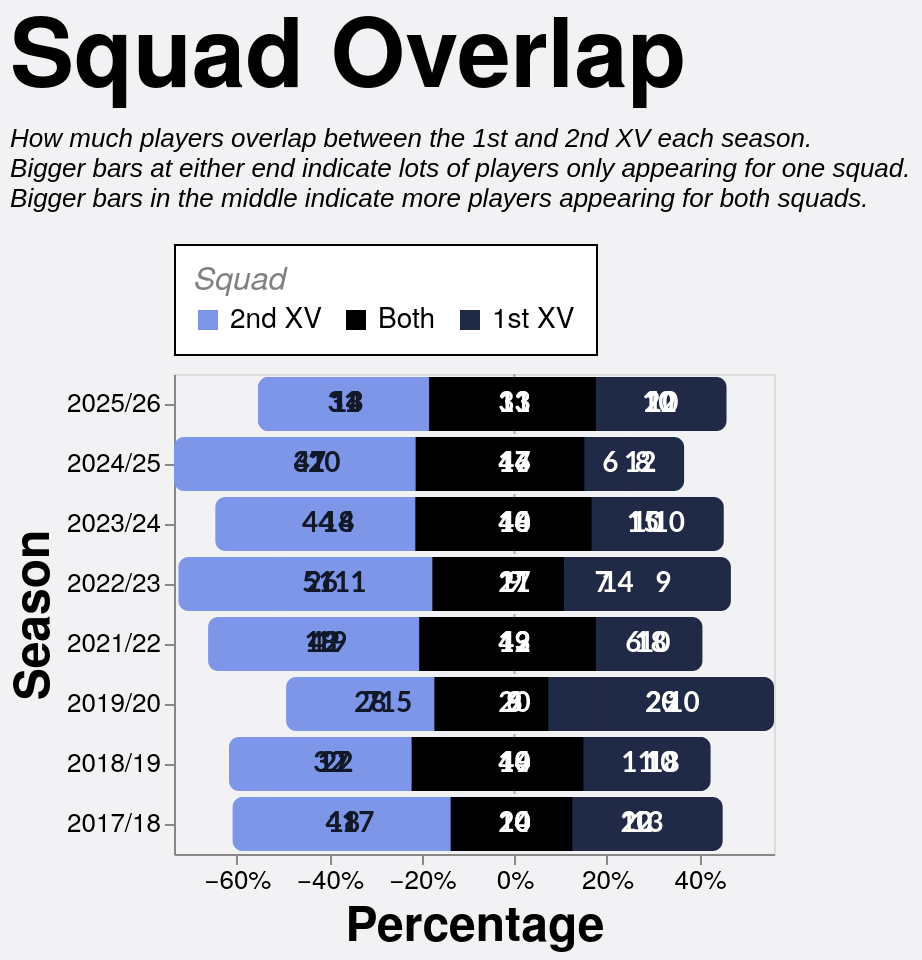

Vega-Lite specification stored for this chart:
### Vega-Lite specification from a JSON file in a GitHub repository (floating-point values rounded to 4 significant figures)
{"config": {"axis": {"labelFont": "PT Sans Narrow, Helvetica Neue, Helvetica, Arial, sans-serif", "titleFont": "PT Sans Narrow, Helvetica Neue, Helvetica, Arial, sans-serif", "labelFontSize": 13, "titleFontSize": 24, "gridColor": "#202947", "gridOpacity": 0.2, "zindex": 1}, "text": {"font": "Lato, sans-serif"}, "bar": {"cornerRadiusEnd": 5}, "header": {"labelFont": "PT Sans Narrow, Helvetica Neue, Helvetica, Arial, sans-serif", "titleFont": "PT Sans Narrow, Helvetica Neue, Helvetica, Arial, sans-serif", "labelFontSize": 24, "titleFontSize": 28, "labelFontWeight": "bold", "orient": "left"}, "legend": {"labelFont": "PT Sans Narrow, Helvetica Neue, Helvetica, Arial, sans-serif", "titleFont": "PT Sans Narrow, Helvetica Neue, Helvetica, Arial, sans-serif", "labelFontSize": 14, "titleFontSize": 16, "titlePadding": 5, "fillColor": "white", "strokeColor": "black", "padding": 10, "titleFontWeight": "lighter", "titleFontStyle": "italic", "titleColor": "gray", "offset": 10}, "title": {"font": "PT Sans Narrow, Helvetica Neue, Helvetica, Arial, sans-serif", "fontSize": 48, "fontWeight": "bold", "anchor": "start", "align": "center", "titlePadding": 20, "subtitlePadding": 10, "subtitleFontSize": 13, "subtitleColor": "", "subtitleFontStyle": "italic", "offset": 15, "color": "black"}, "axisX": {"labelAngle": 0}, "facet": {"title": null, "header": null, "align": {"row": "each", "column": "each"}}, "resolve": {"scale": {"y": "independent", "facet": "independent"}}, "background": "#f2f1f4", "scale": {"offsetBandPaddingOuter": 0.2, "offsetBandPaddingInner": 0.1}}, "layer": [{"data": {"name": "data-d285a7403ed98ae579761d64a864032b"}, "mark": {"type": "rule", "color": "#000000", "opacity": 0.3, "size": 1, "strokeDash": [2, 2]}, "encoding": {"x": {"field": "x", "type": "quantitative"}}}, {"layer": [{"mark": {"type": "bar", "cornerRadiusBottomLeft": 5, "cornerRadiusBottomRight": 0, "cornerRadiusTopLeft": 5, "cornerRadiusTopRight": 0}, "encoding": {"color": {"field": "category", "legend": {"orient": "top", "title": "Squad", "values": ["2nd XV", "Both", "1st XV"]}, "scale": {"domain": ["1st XV", "Both", "2nd XV"], "range": ["#202946", "#000000", "#7d96e8"]}, "type": "nominal"}, "order": {"field": "render_priority", "sort": "ascending", "type": "quantitative"}, "tooltip": [{"field": "season", "title": "Season", "type": "ordinal"}, {"field": "unit", "title": "Unit", "type": "nominal"}, {"field": "category", "title": "Pattern", "type": "nominal"}, {"field": "category_group", "title": "Appearance", "type": "nominal"}, {"field": "players", "title": "Players", "type": "quantitative"}, {"field": "percentage", "format": ".1%", "title": "Percentage", "type": "quantitative"}], "x": {"axis": {"format": "%", "grid": false}, "field": "percentage_start", "scale": {"nice": false}, "title": "Percentage", "type": "quantitative"}, "x2": {"field": "percentage_end"}, "y": {"field": "season", "sort": "descending", "title": "Season", "type": "ordinal"}}, "transform": [{"filter": "datum.category === '2nd XV'"}]}, {"mark": {"type": "bar", "cornerRadiusBottomLeft": 0, "cornerRadiusBottomRight": 0, "cornerRadiusTopLeft": 0, "cornerRadiusTopRight": 0}, "encoding": {"color": {"field": "category", "legend": {"orient": "top", "title": "Squad", "values": ["2nd XV", "Both", "1st XV"]}, "scale": {"domain": ["1st XV", "Both", "2nd XV"], "range": ["#202946", "#000000", "#7d96e8"]}, "type": "nominal"}, "order": {"field": "render_priority", "sort": "ascending", "type": "quantitative"}, "tooltip": [{"field": "season", "title": "Season", "type": "ordinal"}, {"field": "unit", "title": "Unit", "type": "nominal"}, {"field": "category", "title": "Pattern", "type": "nominal"}, {"field": "category_group", "title": "Appearance", "type": "nominal"}, {"field": "players", "title": "Players", "type": "quantitative"}, {"field": "percentage", "format": ".1%", "title": "Percentage", "type": "quantitative"}], "x": {"axis": {"format": "%", "grid": false}, "field": "percentage_start", "scale": {"nice": false}, "title": "Percentage", "type": "quantitative"}, "x2": {"field": "percentage_end"}, "y": {"field": "season", "sort": "descending", "title": "Season", "type": "ordinal"}}, "transform": [{"filter": "datum.category === 'Both'"}]}, {"mark": {"type": "bar", "cornerRadiusBottomLeft": 0, "cornerRadiusBottomRight": 5, "cornerRadiusTopLeft": 0, "cornerRadiusTopRight": 5}, "encoding": {"color": {"field": "category", "legend": {"orient": "top", "title": "Squad", "values": ["2nd XV", "Both", "1st XV"]}, "scale": {"domain": ["1st XV", "Both", "2nd XV"], "range": ["#202946", "#000000", "#7d96e8"]}, "type": "nominal"}, "order": {"field": "render_priority", "sort": "ascending", "type": "quantitative"}, "tooltip": [{"field": "season", "title": "Season", "type": "ordinal"}, {"field": "unit", "title": "Unit", "type": "nominal"}, {"field": "category", "title": "Pattern", "type": "nominal"}, {"field": "category_group", "title": "Appearance", "type": "nominal"}, {"field": "players", "title": "Players", "type": "quantitative"}, {"field": "percentage", "format": ".1%", "title": "Percentage", "type": "quantitative"}], "x": {"axis": {"format": "%", "grid": false}, "field": "percentage_start", "scale": {"nice": false}, "title": "Percentage", "type": "quantitative"}, "x2": {"field": "percentage_end"}, "y": {"field": "season", "sort": "descending", "title": "Season", "type": "ordinal"}}, "transform": [{"filter": "datum.category === '1st XV'"}]}], "data": {"name": "data-cdba9ced686279480d2e19f287eef076"}}, {"data": {"name": "data-cdba9ced686279480d2e19f287eef076"}, "mark": {"type": "text", "align": "center", "baseline": "middle", "fontSize": 14, "fontWeight": "bold"}, "encoding": {"color": {"field": "label_color", "legend": null, "scale": null, "type": "nominal"}, "text": {"field": "players", "format": ".0f", "type": "quantitative"}, "x": {"field": "label_position", "type": "quantitative"}, "y": {"field": "season", "sort": "descending", "title": "Season", "type": "ordinal"}}, "transform": [{"filter": "datum.percentage >= 0.035"}]}], "height": {"step": 30}, "resolve": {"scale": {"x": "shared"}}, "title": {"text": "Squad Overlap", "subtitle": ["How much players overlap between the 1st and 2nd XV each season.", "Bigger bars at either end indicate lots of players only appearing for one squad.", "Bigger bars in the middle indicate more players appearing for both squads."]}, "width": 300, "$schema": "https://vega.github.io/schema/vega-lite/v5.20.1.json", "datasets": {"data-d285a7403ed98ae579761d64a864032b": [{"x": 0}], "data-cdba9ced686279480d2e19f287eef076": [{"type_code": -1, "season": "2017/18", "unit": "Total", "category": "2nd XV", "players": 41, "category_group": "One squad", "render_priority": 0, "percentage": 0.4713, "percentage_end": -0.1379, "percentage_start": -0.6092, "label_position": -0.3736, "label_color": "#111827", "unit_order": 0}, {"type_code": 0, "season": "2017/18", "unit": "Total", "category": "Both", "players": 24, "category_group": "Both squads", "render_priority": 1, "percentage": 0.2759, "percentage_end": 0.1379, "percentage_start": -0.1379, "label_position": -5.551e-17, "label_color": "white", "unit_order": 0}, {"type_code": 1, "season": "2017/18", "unit": "Total", "category": "1st XV", "players": 22, "category_group": "One squad", "render_priority": 0, "percentage": 0.2529, "percentage_end": 0.3908, "percentage_start": 0.1379, "label_position": 0.2644, "label_color": "white", "unit_order": 0}, {"type_code": -1, "season": "2017/18", "unit": "Forwards", "category": "2nd XV", "players": 18, "category_group": "One squad", "render_priority": 0, "percentage": 0.4737, "percentage_end": -0.1316, "percentage_start": -0.6053, "label_position": -0.3684, "label_color": "#111827", "unit_order": 1}, {"type_code": 0, "season": "2017/18", "unit": "Forwards", "category": "Both", "players": 10, "category_group": "Both squads", "render_priority": 1, "percentage": 0.2632, "percentage_end": 0.1316, "percentage_start": -0.1316, "label_position": -2.776e-17, "label_color": "white", "unit_order": 1}, {"type_code": 1, "season": "2017/18", "unit": "Forwards", "category": "1st XV", "players": 10, "category_group": "One squad", "render_priority": 0, "percentage": 0.2632, "percentage_end": 0.3947, "percentage_start": 0.1316, "label_position": 0.2632, "label_color": "white", "unit_order": 1}, {"type_code": -1, "season": "2017/18", "unit": "Backs", "category": "2nd XV", "players": 17, "category_group": "One squad", "render_priority": 0, "percentage": 0.425, "percentage_end": -0.125, "percentage_start": -0.55, "label_position": -0.3375, "label_color": "#111827", "unit_order": 2}, {"type_code": 0, "season": "2017/18", "unit": "Backs", "category": "Both", "players": 10, "category_group": "Both squads", "render_priority": 1, "percentage": 0.25, "percentage_end": 0.125, "percentage_start": -0.125, "label_position": 0.0, "label_color": "white", "unit_order": 2}, {"type_code": 1, "season": "2017/18", "unit": "Backs", "category": "1st XV", "players": 13, "category_group": "One squad", "render_priority": 0, "percentage": 0.325, "percentage_end": 0.45, "percentage_start": 0.125, "label_position": 0.2875, "label_color": "white", "unit_order": 2}, {"type_code": -1, "season": "2018/19", "unit": "Total", "category": "2nd XV", "players": 32, "category_group": "One squad", "render_priority": 0, "percentage": 0.3556, "percentage_end": -0.2222, "percentage_start": -0.5778, "label_position": -0.4, "label_color": "#111827", "unit_order": 0}, {"type_code": 0, "season": "2018/19", "unit": "Total", "category": "Both", "players": 40, "category_group": "Both squads", "render_priority": 1, "percentage": 0.4444, "percentage_end": 0.2222, "percentage_start": -0.2222, "label_position": 1.11e-16, "label_color": "white", "unit_order": 0}, {"type_code": 1, "season": "2018/19", "unit": "Total", "category": "1st XV", "players": 18, "category_group": "One squad", "render_priority": 0, "percentage": 0.2, "percentage_end": 0.4222, "percentage_start": 0.2222, "label_position": 0.3222, "label_color": "white", "unit_order": 0}, {"type_code": -1, "season": "2018/19", "unit": "Forwards", "category": "2nd XV", "players": 22, "category_group": "One squad", "render_priority": 0, "percentage": 0.4681, "percentage_end": -0.1489, "percentage_start": -0.617, "label_position": -0.383, "label_color": "#111827", "unit_order": 1}, {"type_code": 0, "season": "2018/19", "unit": "Forwards", "category": "Both", "players": 14, "category_group": "Both squads", "render_priority": 1, "percentage": 0.2979, "percentage_end": 0.1489, "percentage_start": -0.1489, "label_position": 0.0, "label_color": "white", "unit_order": 1}, {"type_code": 1, "season": "2018/19", "unit": "Forwards", "category": "1st XV", "players": 11, "category_group": "One squad", "render_priority": 0, "percentage": 0.234, "percentage_end": 0.383, "percentage_start": 0.1489, "label_position": 0.266, "label_color": "white", "unit_order": 1}, {"type_code": -1, "season": "2018/19", "unit": "Backs", "category": "2nd XV", "players": 17, "category_group": "One squad", "render_priority": 0, "percentage": 0.3696, "percentage_end": -0.2065, "percentage_start": -0.5761, "label_position": -0.3913, "label_color": "#111827", "unit_order": 2}, {"type_code": 0, "season": "2018/19", "unit": "Backs", "category": "Both", "players": 19, "category_group": "Both squads", "render_priority": 1, "percentage": 0.413, "percentage_end": 0.2065, "percentage_start": -0.2065, "label_position": -8.327e-17, "label_color": "white", "unit_order": 2}, {"type_code": 1, "season": "2018/19", "unit": "Backs", "category": "1st XV", "players": 10, "category_group": "One squad", "render_priority": 0, "percentage": 0.2174, "percentage_end": 0.4239, "percentage_start": 0.2065, "label_position": 0.3152, "label_color": "white", "unit_order": 2}, {"type_code": -1, "season": "2019/20", "unit": "Total", "category": "2nd XV", "players": 28, "category_group": "One squad", "render_priority": 0, "percentage": 0.3636, "percentage_end": -0.1299, "percentage_start": -0.4935, "label_position": -0.3117, "label_color": "#111827", "unit_order": 0}, {"type_code": 0, "season": "2019/20", "unit": "Total", "category": "Both", "players": 20, "category_group": "Both squads", "render_priority": 1, "percentage": 0.2597, "percentage_end": 0.1299, "percentage_start": -0.1299, "label_position": 0.0, "label_color": "white", "unit_order": 0}, {"type_code": 1, "season": "2019/20", "unit": "Total", "category": "1st XV", "players": 29, "category_group": "One squad", "render_priority": 0, "percentage": 0.3766, "percentage_end": 0.5065, "percentage_start": 0.1299, "label_position": 0.3182, "label_color": "white", "unit_order": 0}, {"type_code": -1, "season": "2019/20", "unit": "Forwards", "category": "2nd XV", "players": 15, "category_group": "One squad", "render_priority": 0, "percentage": 0.3659, "percentage_end": -0.07317, "percentage_start": -0.439, "label_position": -0.2561, "label_color": "#111827", "unit_order": 1}, {"type_code": 0, "season": "2019/20", "unit": "Forwards", "category": "Both", "players": 6, "category_group": "Both squads", "render_priority": 1, "percentage": 0.1463, "percentage_end": 0.07317, "percentage_start": -0.07317, "label_position": 1.388e-17, "label_color": "white", "unit_order": 1}, {"type_code": 1, "season": "2019/20", "unit": "Forwards", "category": "1st XV", "players": 20, "category_group": "One squad", "render_priority": 0, "percentage": 0.4878, "percentage_end": 0.561, "percentage_start": 0.07317, "label_position": 0.3171, "label_color": "white", "unit_order": 1}, {"type_code": -1, "season": "2019/20", "unit": "Backs", "category": "2nd XV", "players": 7, "category_group": "One squad", "render_priority": 0, "percentage": 0.2692, "percentage_end": -0.1731, "percentage_start": -0.4423, "label_position": -0.3077, "label_color": "#111827", "unit_order": 2}, {"type_code": 0, "season": "2019/20", "unit": "Backs", "category": "Both", "players": 9, "category_group": "Both squads", "render_priority": 1, "percentage": 0.3462, "percentage_end": 0.1731, "percentage_start": -0.1731, "label_position": 5.551e-17, "label_color": "white", "unit_order": 2}, {"type_code": 1, "season": "2019/20", "unit": "Backs", "category": "1st XV", "players": 10, "category_group": "One squad", "render_priority": 0, "percentage": 0.3846, "percentage_end": 0.5577, "percentage_start": 0.1731, "label_position": 0.3654, "label_color": "white", "unit_order": 2}, {"type_code": -1, "season": "2021/22", "unit": "Total", "category": "2nd XV", "players": 42, "category_group": "One squad", "render_priority": 0, "percentage": 0.4118, "percentage_end": -0.2059, "percentage_start": -0.6176, "label_position": -0.4118, "label_color": "#111827", "unit_order": 0}, {"type_code": 0, "season": "2021/22", "unit": "Total", "category": "Both", "players": 42, "category_group": "Both squads", "render_priority": 1, "percentage": 0.4118, "percentage_end": 0.2059, "percentage_start": -0.2059, "label_position": -5.551e-17, "label_color": "white", "unit_order": 0}, {"type_code": 1, "season": "2021/22", "unit": "Total", "category": "1st XV", "players": 18, "category_group": "One squad", "render_priority": 0, "percentage": 0.1765, "percentage_end": 0.3824, "percentage_start": 0.2059, "label_position": 0.2941, "label_color": "white", "unit_order": 0}, {"type_code": -1, "season": "2021/22", "unit": "Forwards", "category": "2nd XV", "players": 19, "category_group": "One squad", "render_priority": 0, "percentage": 0.3958, "percentage_end": -0.1979, "percentage_start": -0.5938, "label_position": -0.3958, "label_color": "#111827", "unit_order": 1}, {"type_code": 0, "season": "2021/22", "unit": "Forwards", "category": "Both", "players": 19, "category_group": "Both squads", "render_priority": 1, "percentage": 0.3958, "percentage_end": 0.1979, "percentage_start": -0.1979, "label_position": -2.776e-17, "label_color": "white", "unit_order": 1}, {"type_code": 1, "season": "2021/22", "unit": "Forwards", "category": "1st XV", "players": 10, "category_group": "One squad", "render_priority": 0, "percentage": 0.2083, "percentage_end": 0.4062, "percentage_start": 0.1979, "label_position": 0.3021, "label_color": "white", "unit_order": 1}, {"type_code": -1, "season": "2021/22", "unit": "Backs", "category": "2nd XV", "players": 18, "category_group": "One squad", "render_priority": 0, "percentage": 0.4865, "percentage_end": -0.1757, "percentage_start": -0.6622, "label_position": -0.4189, "label_color": "#111827", "unit_order": 2}, {"type_code": 0, "season": "2021/22", "unit": "Backs", "category": "Both", "players": 13, "category_group": "Both squads", "render_priority": 1, "percentage": 0.3514, "percentage_end": 0.1757, "percentage_start": -0.1757, "label_position": 8.327e-17, "label_color": "white", "unit_order": 2}, {"type_code": 1, "season": "2021/22", "unit": "Backs", "category": "1st XV", "players": 6, "category_group": "One squad", "render_priority": 0, "percentage": 0.1622, "percentage_end": 0.3378, "percentage_start": 0.1757, "label_position": 0.2568, "label_color": "white", "unit_order": 2}, {"type_code": -1, "season": "2022/23", "unit": "Total", "category": "2nd XV", "players": 51, "category_group": "One squad", "render_priority": 0, "percentage": 0.5543, "percentage_end": -0.1467, "percentage_start": -0.7011, "label_position": -0.4239, "label_color": "#111827", "unit_order": 0}, {"type_code": 0, "season": "2022/23", "unit": "Total", "category": "Both", "players": 27, "category_group": "Both squads", "render_priority": 1, "percentage": 0.2935, "percentage_end": 0.1467, "percentage_start": -0.1467, "label_position": -2.776e-17, "label_color": "white", "unit_order": 0}, {"type_code": 1, "season": "2022/23", "unit": "Total", "category": "1st XV", "players": 14, "category_group": "One squad", "render_priority": 0, "percentage": 0.1522, "percentage_end": 0.2989, "percentage_start": 0.1467, "label_position": 0.2228, "label_color": "white", "unit_order": 0}, {"type_code": -1, "season": "2022/23", "unit": "Forwards", "category": "2nd XV", "players": 26, "category_group": "One squad", "render_priority": 0, "percentage": 0.619, "percentage_end": -0.1071, "percentage_start": -0.7262, "label_position": -0.4167, "label_color": "#111827", "unit_order": 1}, {"type_code": 0, "season": "2022/23", "unit": "Forwards", "category": "Both", "players": 9, "category_group": "Both squads", "render_priority": 1, "percentage": 0.2143, "percentage_end": 0.1071, "percentage_start": -0.1071, "label_position": 6.939e-17, "label_color": "white", "unit_order": 1}, {"type_code": 1, "season": "2022/23", "unit": "Forwards", "category": "1st XV", "players": 7, "category_group": "One squad", "render_priority": 0, "percentage": 0.1667, "percentage_end": 0.2738, "percentage_start": 0.1071, "label_position": 0.1905, "label_color": "white", "unit_order": 1}, {"type_code": -1, "season": "2022/23", "unit": "Backs", "category": "2nd XV", "players": 11, "category_group": "One squad", "render_priority": 0, "percentage": 0.3548, "percentage_end": -0.1774, "percentage_start": -0.5323, "label_position": -0.3548, "label_color": "#111827", "unit_order": 2}, {"type_code": 0, "season": "2022/23", "unit": "Backs", "category": "Both", "players": 11, "category_group": "Both squads", "render_priority": 1, "percentage": 0.3548, "percentage_end": 0.1774, "percentage_start": -0.1774, "label_position": 5.551e-17, "label_color": "white", "unit_order": 2}, {"type_code": 1, "season": "2022/23", "unit": "Backs", "category": "1st XV", "players": 9, "category_group": "One squad", "render_priority": 0, "percentage": 0.2903, "percentage_end": 0.4677, "percentage_start": 0.1774, "label_position": 0.3226, "label_color": "white", "unit_order": 2}, {"type_code": -1, "season": "2023/24", "unit": "Total", "category": "2nd XV", "players": 44, "category_group": "One squad", "render_priority": 0, "percentage": 0.4444, "percentage_end": -0.202, "percentage_start": -0.6465, "label_position": -0.4242, "label_color": "#111827", "unit_order": 0}, {"type_code": 0, "season": "2023/24", "unit": "Total", "category": "Both", "players": 40, "category_group": "Both squads", "render_priority": 1, "percentage": 0.404, "percentage_end": 0.202, "percentage_start": -0.202, "label_position": -2.776e-17, "label_color": "white", "unit_order": 0}, {"type_code": 1, "season": "2023/24", "unit": "Total", "category": "1st XV", "players": 15, "category_group": "One squad", "render_priority": 0, "percentage": 0.1515, "percentage_end": 0.3535, "percentage_start": 0.202, "label_position": 0.2778, "label_color": "white", "unit_order": 0}, {"type_code": -1, "season": "2023/24", "unit": "Forwards", "category": "2nd XV", "players": 18, "category_group": "One squad", "render_priority": 0, "percentage": 0.4286, "percentage_end": -0.1667, "percentage_start": -0.5952, "label_position": -0.381, "label_color": "#111827", "unit_order": 1}, {"type_code": 0, "season": "2023/24", "unit": "Forwards", "category": "Both", "players": 14, "category_group": "Both squads", "render_priority": 1, "percentage": 0.3333, "percentage_end": 0.1667, "percentage_start": -0.1667, "label_position": -2.776e-17, "label_color": "white", "unit_order": 1}, {"type_code": 1, "season": "2023/24", "unit": "Forwards", "category": "1st XV", "players": 10, "category_group": "One squad", "render_priority": 0, "percentage": 0.2381, "percentage_end": 0.4048, "percentage_start": 0.1667, "label_position": 0.2857, "label_color": "white", "unit_order": 1}, {"type_code": -1, "season": "2023/24", "unit": "Backs", "category": "2nd XV", "players": 14, "category_group": "One squad", "render_priority": 0, "percentage": 0.3333, "percentage_end": -0.2143, "percentage_start": -0.5476, "label_position": -0.381, "label_color": "#111827", "unit_order": 2}, {"type_code": 0, "season": "2023/24", "unit": "Backs", "category": "Both", "players": 18, "category_group": "Both squads", "render_priority": 1, "percentage": 0.4286, "percentage_end": 0.2143, "percentage_start": -0.2143, "label_position": 2.776e-17, "label_color": "white", "unit_order": 2}, {"type_code": 1, "season": "2023/24", "unit": "Backs", "category": "1st XV", "players": 10, "category_group": "One squad", "render_priority": 0, "percentage": 0.2381, "percentage_end": 0.4524, "percentage_start": 0.2143, "label_position": 0.3333, "label_color": "white", "unit_order": 2}, {"type_code": -1, "season": "2024/25", "unit": "Total", "category": "2nd XV", "players": 47, "category_group": "One squad", "render_priority": 0, "percentage": 0.4563, "percentage_end": -0.2136, "percentage_start": -0.6699, "label_position": -0.4417, "label_color": "#111827", "unit_order": 0}, {"type_code": 0, "season": "2024/25", "unit": "Total", "category": "Both", "players": 44, "category_group": "Both squads", "render_priority": 1, "percentage": 0.4272, "percentage_end": 0.2136, "percentage_start": -0.2136, "label_position": 2.776e-17, "label_color": "white", "unit_order": 0}, {"type_code": 1, "season": "2024/25", "unit": "Total", "category": "1st XV", "players": 12, "category_group": "One squad", "render_priority": 0, "percentage": 0.1165, "percentage_end": 0.3301, "percentage_start": 0.2136, "label_position": 0.2718, "label_color": "white", "unit_order": 0}, {"type_code": -1, "season": "2024/25", "unit": "Forwards", "category": "2nd XV", "players": 20, "category_group": "One squad", "render_priority": 0, "percentage": 0.4444, "percentage_end": -0.1889, "percentage_start": -0.6333, "label_position": -0.4111, "label_color": "#111827", "unit_order": 1}, {"type_code": 0, "season": "2024/25", "unit": "Forwards", "category": "Both", "players": 17, "category_group": "Both squads", "render_priority": 1, "percentage": 0.3778, "percentage_end": 0.1889, "percentage_start": -0.1889, "label_position": 0.0, "label_color": "white", "unit_order": 1}, {"type_code": 1, "season": "2024/25", "unit": "Forwards", "category": "1st XV", "players": 8, "category_group": "One squad", "render_priority": 0, "percentage": 0.1778, "percentage_end": 0.3667, "percentage_start": 0.1889, "label_position": 0.2778, "label_color": "white", "unit_order": 1}, {"type_code": -1, "season": "2024/25", "unit": "Backs", "category": "2nd XV", "players": 31, "category_group": "One squad", "render_priority": 0, "percentage": 0.5849, "percentage_end": -0.1509, "percentage_start": -0.7358, "label_position": -0.4434, "label_color": "#111827", "unit_order": 2}, {"type_code": 0, "season": "2024/25", "unit": "Backs", "category": "Both", "players": 16, "category_group": "Both squads", "render_priority": 1, "percentage": 0.3019, "percentage_end": 0.1509, "percentage_start": -0.1509, "label_position": 8.327e-17, "label_color": "white", "unit_order": 2}, {"type_code": 1, "season": "2024/25", "unit": "Backs", "category": "1st XV", "players": 6, "category_group": "One squad", "render_priority": 0, "percentage": 0.1132, "percentage_end": 0.2642, "percentage_start": 0.1509, "label_position": 0.2075, "label_color": "white", "unit_order": 2}, {"type_code": -1, "season": "2025/26", "unit": "Total", "category": "2nd XV", "players": 31, "category_group": "One squad", "render_priority": 0, "percentage": 0.369, "percentage_end": -0.1845, "percentage_start": -0.5536, "label_position": -0.369, "label_color": "#111827", "unit_order": 0}, {"type_code": 0, "season": "2025/26", "unit": "Total", "category": "Both", "players": 31, "category_group": "Both squads", "render_priority": 1, "percentage": 0.369, "percentage_end": 0.1845, "percentage_start": -0.1845, "label_position": 0.0, "label_color": "white", "unit_order": 0}, {"type_code": 1, "season": "2025/26", "unit": "Total", "category": "1st XV", "players": 22, "category_group": "One squad", "render_priority": 0, "percentage": 0.2619, "percentage_end": 0.4464, "percentage_start": 0.1845, "label_position": 0.3155, "label_color": "white", "unit_order": 0}, {"type_code": -1, "season": "2025/26", "unit": "Forwards", "category": "2nd XV", "players": 13, "category_group": "One squad", "render_priority": 0, "percentage": 0.3611, "percentage_end": -0.1806, "percentage_start": -0.5417, "label_position": -0.3611, "label_color": "#111827", "unit_order": 1}, {"type_code": 0, "season": "2025/26", "unit": "Forwards", "category": "Both", "players": 13, "category_group": "Both squads", "render_priority": 1, "percentage": 0.3611, "percentage_end": 0.1806, "percentage_start": -0.1806, "label_position": 2.776e-17, "label_color": "white", "unit_order": 1}, {"type_code": 1, "season": "2025/26", "unit": "Forwards", "category": "1st XV", "players": 10, "category_group": "One squad", "render_priority": 0, "percentage": 0.2778, "percentage_end": 0.4583, "percentage_start": 0.1806, "label_position": 0.3194, "label_color": "white", "unit_order": 1}, {"type_code": -1, "season": "2025/26", "unit": "Backs", "category": "2nd XV", "players": 14, "category_group": "One squad", "render_priority": 0, "percentage": 0.3784, "percentage_end": -0.1757, "percentage_start": -0.5541, "label_position": -0.3649, "label_color": "#111827", "unit_order": 2}, {"type_code": 0, "season": "2025/26", "unit": "Backs", "category": "Both", "players": 13, "category_group": "Both squads", "render_priority": 1, "percentage": 0.3514, "percentage_end": 0.1757, "percentage_start": -0.1757, "label_position": 8.327e-17, "label_color": "white", "unit_order": 2}, {"type_code": 1, "season": "2025/26", "unit": "Backs", "category": "1st XV", "players": 10, "category_group": "One squad", "render_priority": 0, "percentage": 0.2703, "percentage_end": 0.4459, "percentage_start": 0.1757, "label_position": 0.3108, "label_color": "white", "unit_order": 2}]}}
